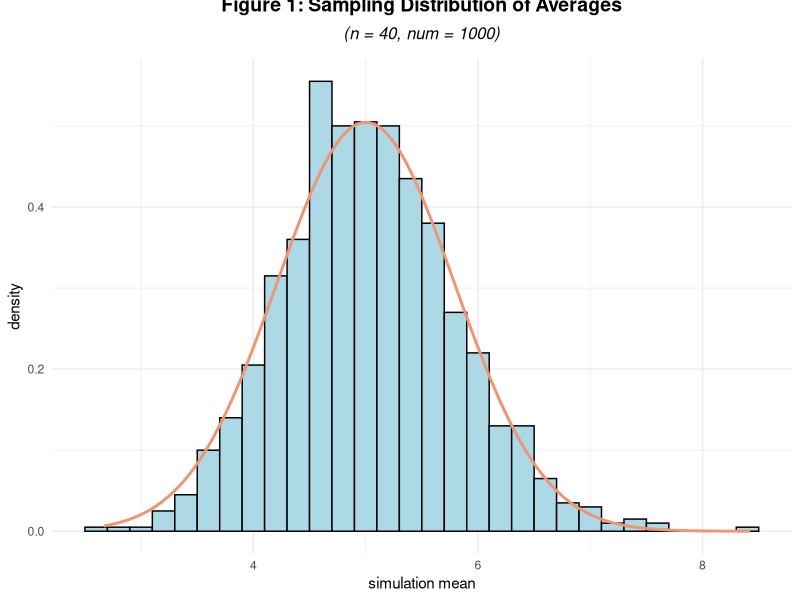
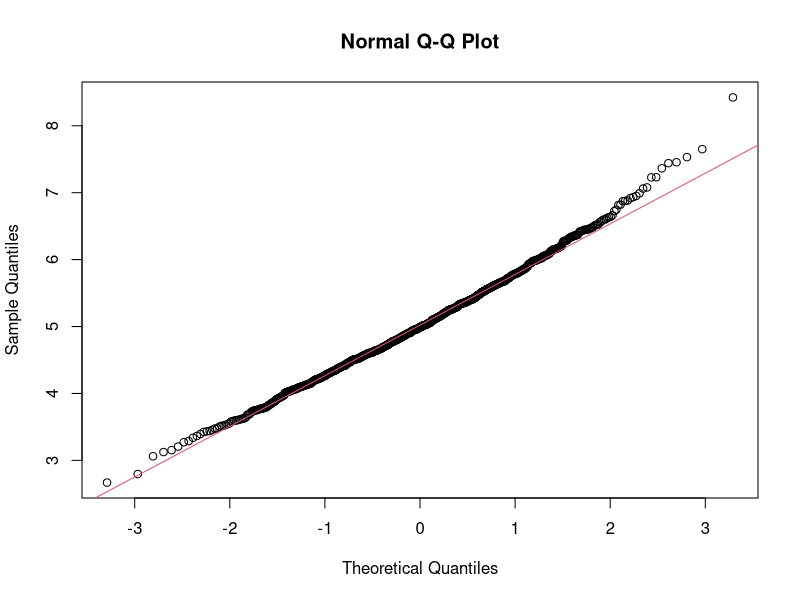
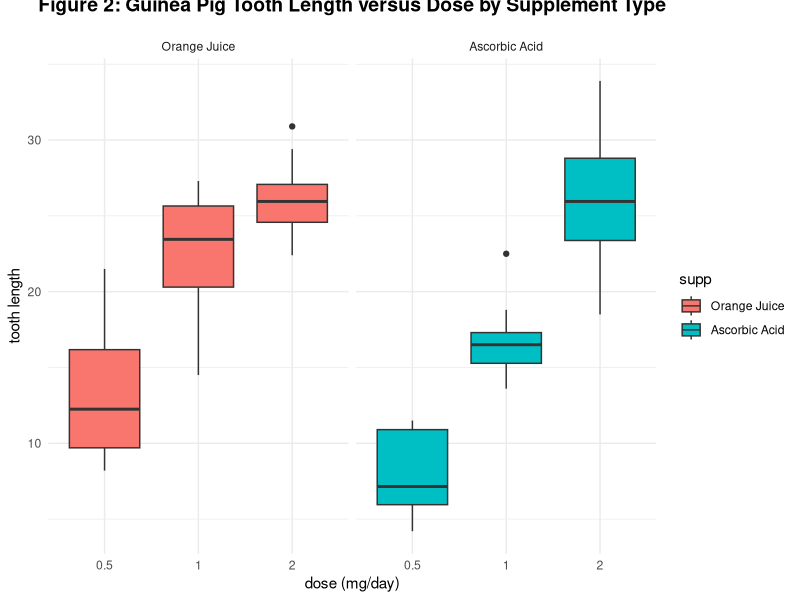

Write the R code that produced these figures, in order. (Note: this script raises an error after producing the figures.)
## ---- chunk 1
knitr::opts_chunk$set(echo = TRUE)
## ---- chunk 2
# set seed for reproducability
set.seed(999)

# set parameters
lambda <- 0.2
n <- 40
simulations <- 1000

# simulate
simu_exp <- replicate(simulations, rexp(n, lambda))

# calculate mean of exponentials
mean.simu_exp <- apply(simu_exp, 2, mean)
## ---- chunk 3
mean.means <- round(mean(mean.simu_exp), digits = 3)
mean.means
abs((mean.means - 1/lambda))
## ---- chunk 4
var.means <- round(sd(mean.simu_exp), digits = 3)
var.means
abs(var.means - 0.791)
## ---- chunk 5
if(!require(ggplot2)){install.packages('ggplot2')}
simus <- data.frame(simus = c(mean.simu_exp))
ggplot(simus, aes(x = simus)) +
        geom_histogram(aes(y=..density..), binwidth=0.2, fill="lightblue", color="black") +
        stat_function(fun = dnorm, 
                      args = list(mean = lambda^-1, sd = (lambda*sqrt(n))^-1),
                      size = 1, 
                      color="lightsalmon2") + 
        theme_minimal() +
        labs(title = "Figure 1: Sampling Distribution of Averages",
             subtitle = "(n = 40, num = 1000)",
             x = "simulation mean") + 
        theme(plot.title = element_text(hjust = 0.5, vjust = 3, size = 14, face = "bold"),
              plot.subtitle = element_text(hjust = 0.5, vjust = 3, size = 12, face = "italic"))
## ---- chunk 6
qqnorm(mean.simu_exp)
qqline(mean.simu_exp, col = 2)
## ---- chunk 7
library(datasets)
data(ToothGrowth)
head(ToothGrowth)
## ---- chunk 8
levels(ToothGrowth$supp) <- c("Orange Juice", "Ascorbic Acid")
ggplot(ToothGrowth, aes(x = factor(dose), y = len)) +
        facet_grid(. ~ supp) + 
        geom_boxplot(aes(fill = supp)) +
        theme_minimal() + 
        labs(x="dose (mg/day)", y="tooth length") +
        ggtitle("Figure 2: Guinea Pig Tooth Length versus Dose by Supplement Type") + 
        theme(plot.title = element_text(hjust = 0.5, vjust = 3, size = 14, face = "bold"))
## ---- chunk 9
summary(ToothGrowth)
## ---- chunk 10
t.test(data = ToothGrowth, len ~ supp, paired = F, var.equal = F, alternative = "two.sided")
## ---- chunk 11
if(!require(dplyr)){install.packages('dplyr')}
unique(ToothGrowth$dose)
ToothGrowth <- mutate(ToothGrowth, dose = as.factor(dose))
## ---- chunk 12
h0.1 <- t.test(data = ToothGrowth[ToothGrowth$dose %in% c("0.5", "1"),], 
               len ~ dose, paired = F, var.equal = F, alternative = "two.sided")
h0.1
## ---- chunk 13
h0.2 <- t.test(data = ToothGrowth[ToothGrowth$dose %in% c("0.5", "2"),], 
               len ~ dose, paired = F, var.equal = F, alternative = "two.sided")
h0.2
## ---- chunk 14
h0.3 <- t.test(data = ToothGrowth[ToothGrowth$dose %in% c("1", "2"),], 
               len ~ dose, paired = F, var.equal = F, alternative = "two.sided")
h0.3
## ---- chunk 15
sumtable <- data.frame(Tested.Hypothesis = c("0.5 mg - 1.0 mg", "0.5 mg - 2.0 mg", 
                                      "1.0 mg - 2.0 mg"), 
                       t.Statistic = c(round(h0.1$statistic, digits = 3), 
                                       round(h0.2$statistic, digits = 3), 
                                       round(h0.3$statistic, digits = 3)), 
                       p.value = c(round(h0.1$p.value, digits = 3), 
                                   round(h0.2$p.value, digits = 3), 
                                   round(h0.3$p.value, digits = 3)), 
                       Confidence.Interval = c(paste("[ ", round(h0.1$conf.int[1], digits = 3), " , ", round(h0.1$conf.int[2], digits = 3), " ]", sep = ""),
                                            paste("[ ", round(h0.2$conf.int[1], digits = 3), " , ", round(h0.2$conf.int[2], digits = 3), " ]", sep = ""),
                                            paste("[ ", round(h0.3$conf.int[1], digits = 3), " , ", round(h0.3$conf.int[2], digits = 3), " ]", sep = ""))
)
print(sumtable)
## ---- chunk 16
h1.1 <- t.test(data = ToothGrowth[ToothGrowth$dose %in% c("0.5"),], 
               len ~ supp, paired = F, var.equal = F, alternative = "two.sided")
h1.1
## ---- chunk 17
h1.2 <- t.test(data = ToothGrowth[ToothGrowth$dose %in% c("1"),],
               len ~ supp, paired = F, var.equal = F, alternative = "two.sided")
h1.2
## ---- chunk 18
h1.3 <- t.test(data = ToothGrowth[ToothGrowth$dose %in% c("2"),], 
               len ~ supp, paired = F, var.equal = F, alternative = "two.sided")
h1.3
## ---- chunk 19
sumtable2 <- data.frame(Conditioned.Dose = c("0.5 mg", "1.0 mg", "2.0 mg"), 
                       t.Statistic = c(round(h1.1$statistic, digits = 3), 
                                       round(h1.2$statistic, digits = 3), 
                                       round(h1.3$statistic, digits = 3)), 
                       p.value = c(round(h1.1$p.value, digits = 3), 
                                   round(h1.2$p.value, digits = 3), 
                                   round(h1.3$p.value, digits = 3)), 
                       Confidence.Interval = c(paste("[ ", round(h1.1$conf.int[1], digits = 3), " , ", round(h1.1$conf.int[2], digits = 3), " ]", sep = ""),
                                            paste("[ ", round(h1.2$conf.int[1], digits = 3), " , ", round(h1.2$conf.int[2], digits = 3), " ]", sep = ""),
                                            paste("[ ", round(h1.3$conf.int[1], digits = 3), " , ", round(h1.3$conf.int[2], digits = 3), " ]", sep = ""))
)
print(sumtable2)
